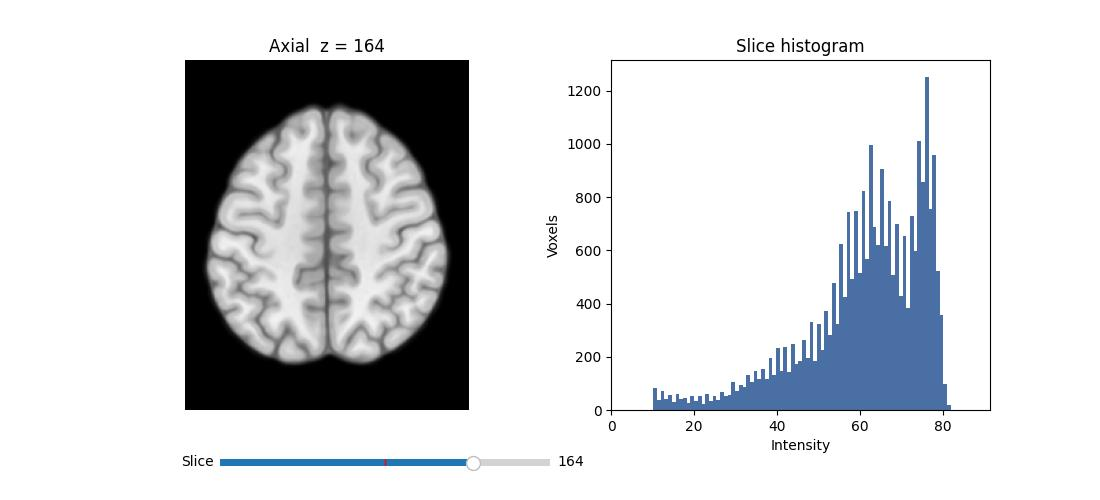

Recreate this plot in Python.
from mni152 import data
import matplotlib.pyplot as plt
import numpy as np
from matplotlib.widgets import Slider

fig, (ax_img, ax_hist) = plt.subplots(1, 2, figsize=(11, 5))
plt.subplots_adjust(bottom=0.18, wspace=0.25)

z = data.shape[2] // 2

# Image
im = ax_img.imshow(np.rot90(data[:, :, z]), cmap="gray")
ax_img.set_title(f"Axial  z = {z}")
ax_img.axis("off")

# Histogram of current slice
slice_data = data[:, :, z]
brain = slice_data[slice_data > 10]

ax_hist.hist(brain.ravel(), bins=80, color="#4a6fa5", edgecolor="none")
ax_hist.set_title("Slice histogram")
ax_hist.set_xlabel("Intensity")
ax_hist.set_ylabel("Voxels")
ax_hist.set_xlim(0, data.max())

# Slider
ax_slider = plt.axes([0.2, 0.06, 0.3, 0.03])
slider = Slider(ax_slider, "Slice", 0, data.shape[2]-1, valinit=z, valstep=1)

def update(val):
    z = int(slider.val)
    
    # Update image
    im.set_data(np.rot90(data[:, :, z]))
    ax_img.set_title(f"Axial  z = {z}")
    
    # Update histogram
    ax_hist.cla()
    slice_data = data[:, :, z]
    brain = slice_data[slice_data > 10]
    ax_hist.hist(brain.ravel(), bins=80, color="#4a6fa5", edgecolor="none")
    ax_hist.set_title("Slice histogram")
    ax_hist.set_xlabel("Intensity")
    ax_hist.set_ylabel("Voxels")
    ax_hist.set_xlim(0, data.max())
    
    fig.canvas.draw_idle()

slider.on_changed(update)
plt.show()
